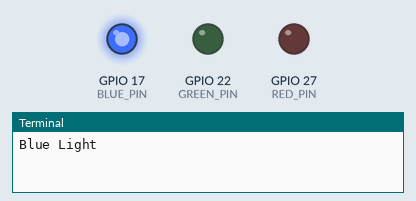
A program run on a simulated Raspberry Pi (BCM pin numbers). Parts: output pins drawn as LEDs (lit = HIGH), the last lines printed to the terminal.

Above: at 0.5 s.
At 1.5 s:
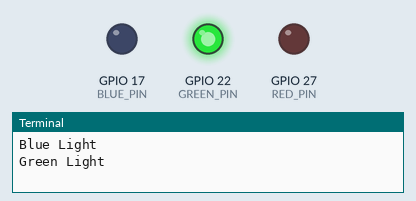
At 5.5 s:
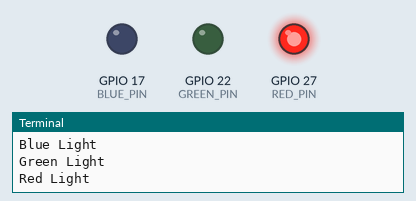
Timing chart, 0 to 6.9 s (numbered marks = the images above):
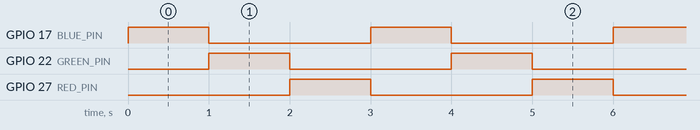

The program:

3_color_led.py
```python
import RPi.GPIO as GPIO
import time

# 핀 번호 설정
BLUE_PIN = 17
GREEN_PIN = 22
RED_PIN = 27

# GPIO 핀의 번호 모드 설정 및 LED 핀의 모드를 출력으로 설정
def setup_gpio():
    GPIO.setmode(GPIO.BCM)
    GPIO.setup(BLUE_PIN, GPIO.OUT)
    GPIO.setup(GREEN_PIN, GPIO.OUT)
    GPIO.setup(RED_PIN, GPIO.OUT)

# GPIO 설정 초기화
def cleanup_gpio():
    GPIO.cleanup()

# LED를 순차적으로 켜고 끄는 함수
def cycle_leds():
    # 파란색 LED 켜기
    GPIO.output(BLUE_PIN, GPIO.HIGH)
    print("Blue Light")
    time.sleep(1)
    GPIO.output(BLUE_PIN, GPIO.LOW)

    # 초록색 LED 켜기
    GPIO.output(GREEN_PIN, GPIO.HIGH)
    print("Green Light")
    time.sleep(1)
    GPIO.output(GREEN_PIN, GPIO.LOW)

    # 빨간색 LED 켜기
    GPIO.output(RED_PIN, GPIO.HIGH)
    print("Red Light")
    time.sleep(1)
    GPIO.output(RED_PIN, GPIO.LOW)

# 메인 프로그램
def main():
    setup_gpio()
    try:
        while True:
            cycle_leds()
    except KeyboardInterrupt:
        pass
    finally:
        cleanup_gpio()  # GPIO 설정 초기화

if __name__ == "__main__":
    main()
```

Measured:
- by itself, GPIO 17 (BLUE_PIN), GPIO 22 (GREEN_PIN), GPIO 27 (RED_PIN): alternates HIGH for 1.0 s and LOW for 2.0 s
- by itself, everything shown: repeats every 3.0 s, in 3 steps
